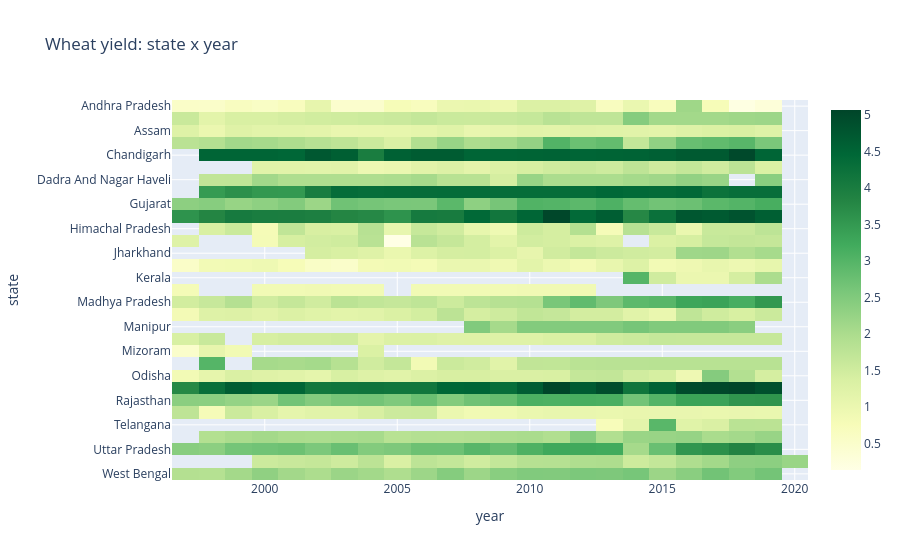

Notebook code cell kept with this figure:
### Code cell
# --- Cell 7: Heatmap, yield by state and year ---
h = crop[crop.crop == "Wheat"].groupby(["state", "year"])["yield"].mean().unstack()
px.imshow(h, aspect="auto", color_continuous_scale="YlGn", title="Wheat yield: state x year")

### Figure 1 — Plotly figure (JSON) as saved in the notebook; plotly's stock layout.template omitted (floating-point values rounded to 4 significant figures; data arrays with more than 128 entries replaced by an {"elided": "..."} marker saying what was removed)
{"data": [{"coloraxis": "coloraxis", "hovertemplate": "year: %{x}<br>state: %{y}<br>color: %{z}<extra></extra>", "name": "0", "type": "heatmap", "x": [1997, 1998, 1999, 2000, 2001, 2002, 2003, 2004, 2005, 2006, 2007, 2008, 2009, 2010, 2011, 2012, 2013, 2014, 2015, 2016, 2017, 2018, 2019, 2020], "xaxis": "x", "y": ["Andhra Pradesh", "Arunachal Pradesh", "Assam", "Bihar", "Chandigarh", "Chhattisgarh", "Dadra And Nagar Haveli", "Delhi", "Gujarat", "Haryana", "Himachal Pradesh", "Jammu And Kashmir", "Jharkhand", "Karnataka", "Kerala", "Ladakh", "Madhya Pradesh", "Maharashtra", "Manipur", "Meghalaya", "Mizoram", "Nagaland", "Odisha", "Punjab", "Rajasthan", "Sikkim", "Telangana", "Tripura", "Uttar Pradesh", "Uttarakhand", "West Bengal"], "yaxis": "y", "z": {"elided": "31x24 float values"}}], "layout": {"coloraxis": {"autocolorscale": false, "colorscale": [[0, "rgb(255,255,229)"], [0.125, "rgb(247,252,185)"], [0.25, "rgb(217,240,163)"], [0.375, "rgb(173,221,142)"], [0.5, "rgb(120,198,121)"], [0.625, "rgb(65,171,93)"], [0.75, "rgb(35,132,67)"], [0.875, "rgb(0,104,55)"], [1, "rgb(0,69,41)"]]}, "title": {"text": "Wheat yield: state x year"}, "xaxis": {"anchor": "y", "domain": [0, 1], "title": {"text": "year"}}, "yaxis": {"anchor": "x", "autorange": "reversed", "domain": [0, 1], "title": {"text": "state"}}}}
